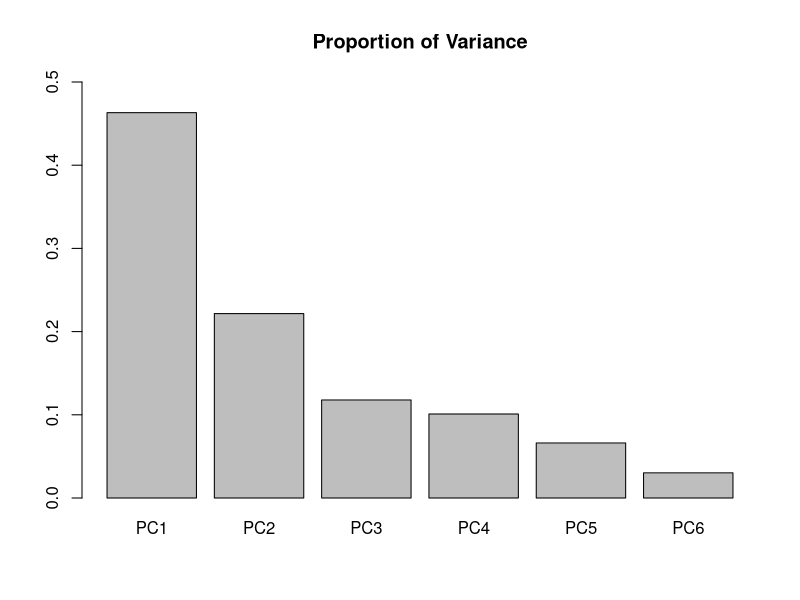
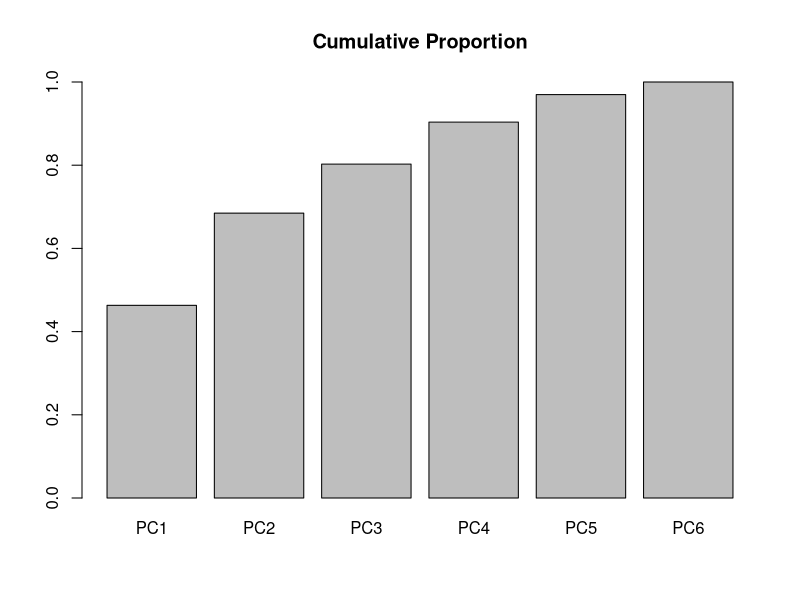
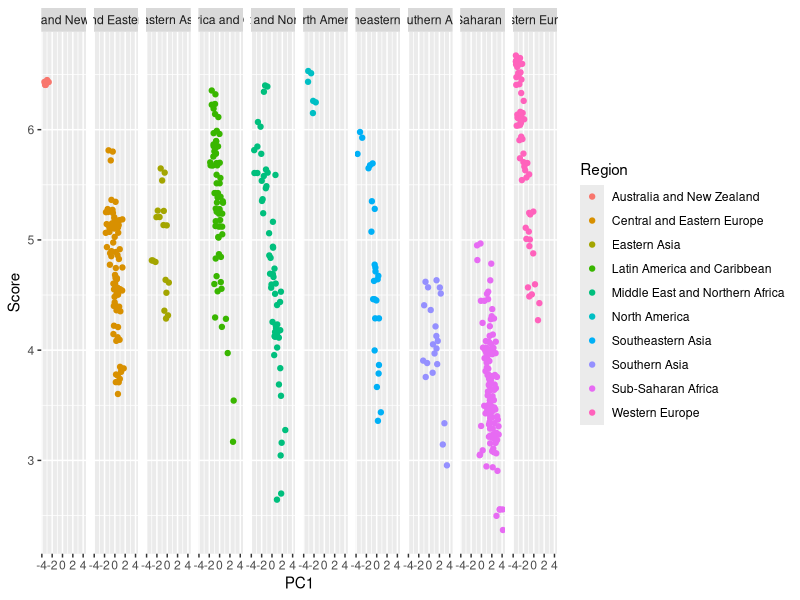

The R source for these figures, in order: (Note: this script raises an error after producing the figures.)
# To make scripts clean and clear, we use this new file
# for analysis on standardized data. 

# TODO:
# 1. Standardize data.
# 2. Make ANCOVA model again.
# 3. Find the significant regions.
# 4. Use developed and undeveloped countries.

# NOTE: Comment out since data has been saved
# ----------------------------------------------------
# full.table = read.csv("./data/modified_data.csv")
# # select only region factor and six target factors
# selected.table = full.table[,-c(1,4,12)]
# # Rename columns for simplification
# names(selected.table) = c("Country", "Region", "Score", "Economy", "Family", "Health", "Freedom", "Trust", "Generosity")
#
# normalized.data = data.frame(sapply(selected.table[,-c(1,2)], function(x) {x / sd(x)}))
# standardized.table = cbind(selected.table[,c(1,2)], normalized.data)
# write.csv(standardized.table, './data/standardized_data.csv')
# ----------------------------------------------------

library(ggplot2)
data = read.csv("./data/standardized_data.csv")
levels(data$Region) = c("ANZ", "CEE", "EA", "LAC", "MNA", "NA", "SEA", "SA", "SSA", "WE")
factors.matrix = as.matrix(data[,-c(1,2,3,4)])

pca.decomp = prcomp(factors.matrix)
pca.sum = summary(pca.decomp)
p1 = barplot(pca.sum$importance[2,], ylim=c(0, 0.5), main='Proportion of Variance')
p2 = barplot(pca.sum$importance[3,], ylim=c(0, 1), main='Cumulative Proportion')

# NOTE: taking four principal components
pca.table = cbind(data[,c(2,3,4)], pca.decomp$x)
pca.lm.model = lm(Score ~ PC1 + PC2 + PC3 + PC4, data=pca.table)
cat("pca model, AIC: ", AIC(pca.lm.model),
     " BIC: ", BIC(pca.lm.model), '\n')

pca.lm.model1 = lm(Score ~ PC1 + PC2, data=pca.table)
cat("pca model1, AIC: ", AIC(pca.lm.model1),
     " BIC: ", BIC(pca.lm.model1), '\n')

pca.lm.model2 = lm(Score ~ (PC1 + PC2) * Region, data=pca.table)
cat("pca model2, AIC: ", AIC(pca.lm.model2),
     " BIC: ", BIC(pca.lm.model2), '\n')

pca.lm.model3 = lm(Score ~ PC1 * Region + PC2, data=pca.table)
cat("pca model3, AIC: ", AIC(pca.lm.model3),
     " BIC: ", BIC(pca.lm.model3), '\n')

region.model = aov(Score ~ Region, data = data)
region.CIs = TukeyHSD(region.model)
print(which(region.CIs$Region[,4] > 0.05))
# NOTE:
# Based on the above Tukey test, I can combine
# North America, Western Europe, and Australia and New Zeland together
ggplot(data=pca.table, aes(y=Score, x=PC1, color=Region)) + geom_point() + facet_grid(.~Region)

data.new = pca.table
# NOTE:
# NA-ANZ-WE: NAW
# EA-CEE-MNA-SEA-LAC: ECMSL
# SSA-SA: SS
levels(data.new$Region) = c("NAW", "ECMSL", "ECMSL", "ECMSL", "ECMSL", "NAW", "ECMSL", "SS", "SS", "NAW")
region.model.new = aov(Score ~ Region, data=data.new)
region.CIs.new = TukeyHSD(region.model.new)
model.new1 = lm(Score ~ PC1 * Region, data=data.new)
cat("new model1, AIC: ", AIC(model.new1),
	" BIC: ", BIC(model.new1), '\n')

model.new2 = lm(Score ~ PC1 + Region, data=data.new)
cat("new model2, AIC: ", AIC(model.new2),
	" BIC: ", BIC(model.new2), '\n')

p = ggplot(data=data.new, aes(y=Score, x=PC1, color=Region)) + geom_point()
p1 = p + geom_abline(intercept = model.new1$coefficient[1],
				     slope = model.new1$coefficient[2], color = 'red') +
		 geom_abline(intercept = model.new1$coefficient[1] + model.new1$coefficient[3], 
					 slope = model.new1$coefficient[2] + model.new1$coefficient[5], color = 'green') + 
		 geom_abline(intercept = model.new1$coefficient[1] + model.new1$coefficient[4], 
					 slope = model.new1$coefficient[2] + model.new1$coefficient[6], color = 'blue')


model.new3 = lm(Score ~ PC1 * Region + PC2, data=data.new)
cat("new model 3, AIC: ", AIC(model.new3),
     " BIC: ", BIC(model.new3), '\n')
model.new4 = lm(Score ~ (PC1 + PC2) * Region, data=data.new)
cat("new model 4, AIC: ", AIC(model.new4),
     " BIC: ", BIC(model.new4), '\n')
model.new5 = lm(Score ~ PC1 + PC2 + Region, data=data.new)
cat("new model 5, AIC: ", AIC(model.new5),
     " BIC: ", BIC(model.new5), '\n')

